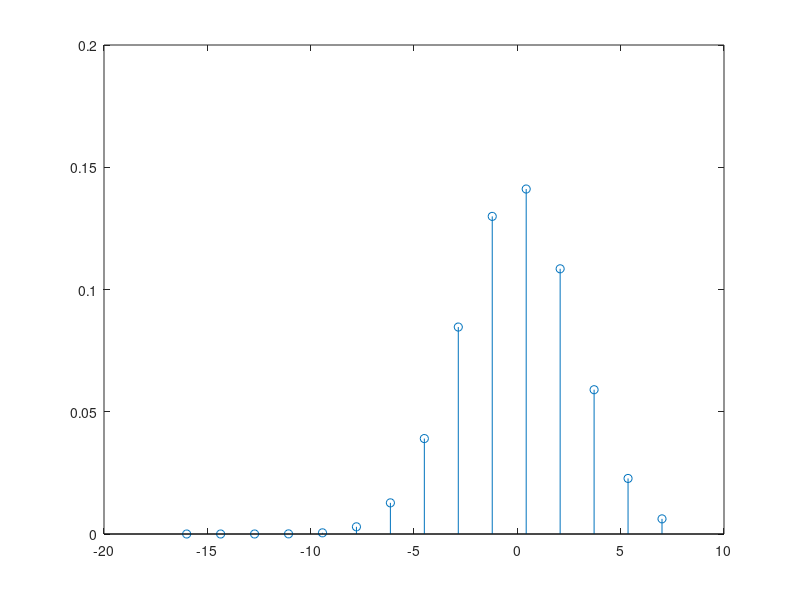
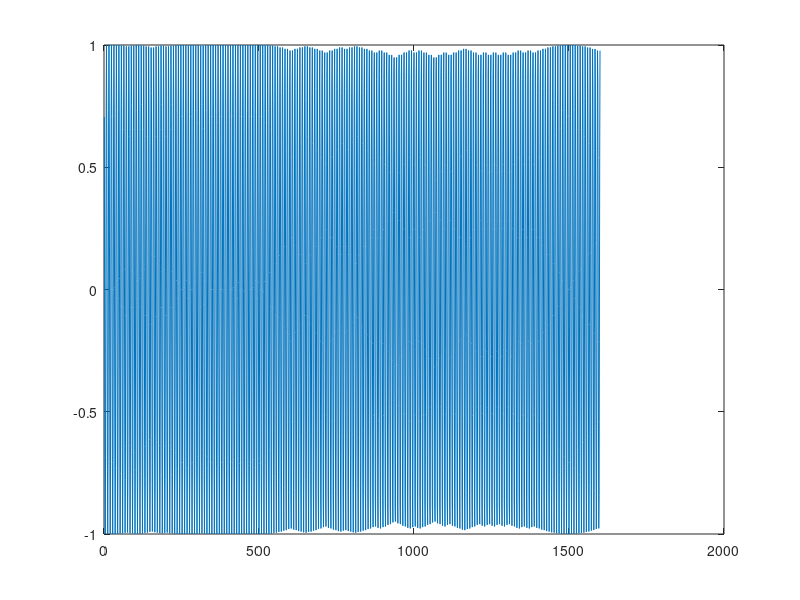
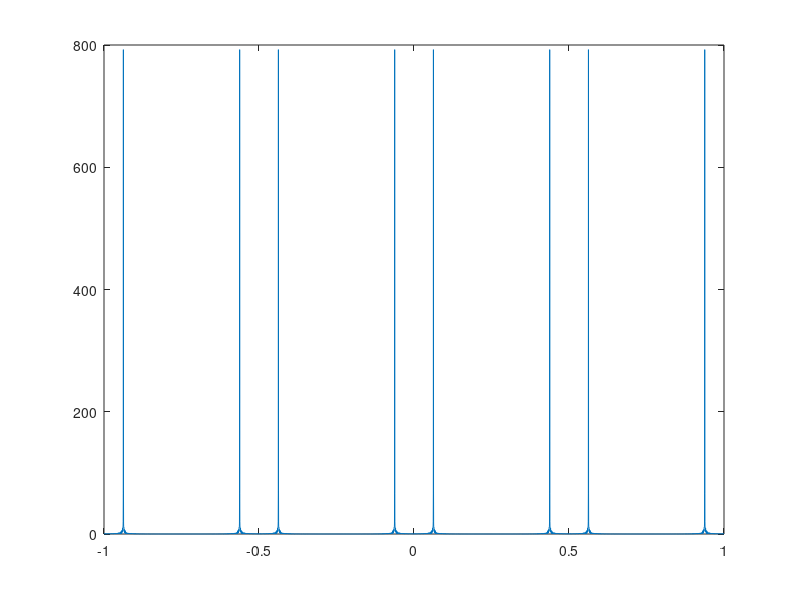

Write the MATLAB code that produced these figures, in order. (Note: this script raises an error after producing the figures.)
clear all;close all;
%% setting
fs = 1e6;fd = 150e3;
f_IF = 2e6;f_adc = 16e6;f_dac = f_adc;
fan = 64e6;

%gaussian filter
BT =.5;
M = f_dac/fs;
T = 1;Tb = M*T;span = 7;
t_gau = linspace(-16, span*T, span*2*1*T+1);
gau = exp(-2*pi^2 / log10(2) * (1/2/M)^2 .* t_gau.^2);
gau = gau * (BT/Tb)*sqrt(2*pi/log10(2));

figure;
stem(t_gau,gau);

N = 100;
a = 2*round(rand(1, N)) - 1;
aa = zeros(1, N*M);
aa(1:M:end) = a;
take = conv(gau, aa);
a_gau = take(floor(length(gau)/2)+1 : end - floor(length(gau)/2));
%% sum
a_sum = zeros(1, length(a_gau));
tmpp = 0;
for i = 1:length(a_gau)
    tmpp = a_gau(i) + tmpp;
    a_sum(i) = tmpp;
end

modu_in = fd *(1/fs)/M;
a_exp = exp(1j*2*pi*modu_in*a_sum);
%% IF UP
t_IF = 1:length(a_exp);
carr_IF = exp(1j*2*pi*f_IF/f_dac*t_IF);
a_IF = real(a_exp .* carr_IF);
figure;
plot([1:length(a_IF)],a_IF);
%% DAC
u_dac = fan / f_dac;
au_dac = zeros(1, length(a_IF)*u_dac);
au_dac(1:u_dac:end) = a_IF;

figure, plot(linspace(-1, 1, length(au_dac)), abs(fftshift(fft(au_dac))));

a_dac = filter(DMA, au_dac); 
%%
[px, f] = pwelch(a_dac, [], [], [], 1);
figure;
plot(f, 10*log10(px));
hold on ;
mask = (-40).*(f<=(2/64-2.5/64)) + (-20).*(f<=(2/64-1.5/64)).*(f>(2/64-2.5/64)) + 0.*(f<=(2/64-1/64)).*(f>(2/64-1.5/64)) + 26.*(f<=(2/64+1/64)).*(f>(2/64-1/64)) + 0.*(f<=(2/64+1.5/64)).*(f>(2/64+1/64)) + (-20).*(f<=(2/64+2.5/64)).*(f>(2/64+1.5/64)) + (-40).*(f>(2/64+2.5/64));
plot(f, mask);
hold off;